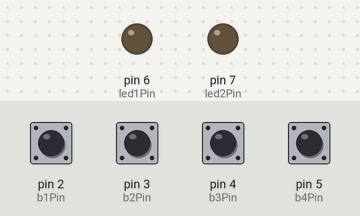
A sketch run on a simulated Arduino Uno, built with avr-gcc and run on an emulated ATmega328P. On the bench: output pins drawn as LEDs (lit = HIGH). The inputs (shaded band) are chosen by the test bench; at power-on: pin 2 (b1Pin), pin 3 (b2Pin), pin 4 (b3Pin), pin 5 (b4Pin) HIGH.

Above: at 1.2 s.
1.3 s: pin 2 (b1Pin) pulled LOW for 0.15 s
At 2.7 s:
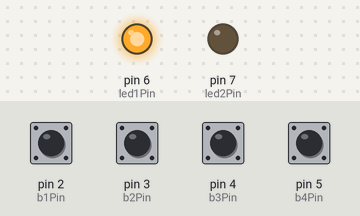
3.0 s: pin 5 (b4Pin) pulled LOW for 0.15 s
At 4.1 s:
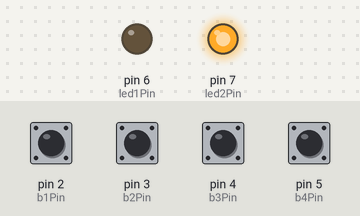
4.7 s: pin 5 (b4Pin) pulled LOW for 1 s
At 5.4 s:
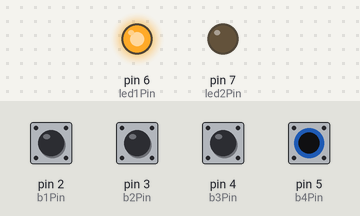
7.2 s: pin 4 (b3Pin) pulled LOW for 0.15 s
At 8.5 s:
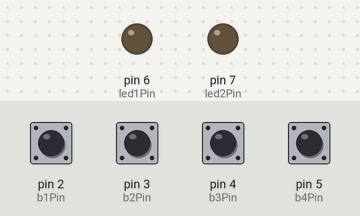
Timing chart, 0 to 9.9 s (numbered marks = the images above; inputs shaded):
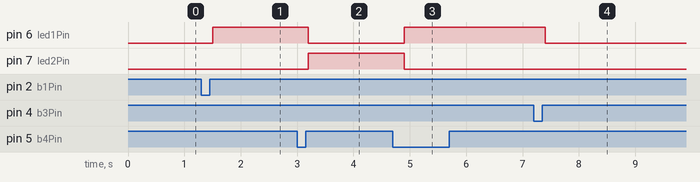

Measured:
- after the input at 1.3 s, pin 6 (led1Pin): LOW → HIGH after 0.20 s
- after the input at 3.0 s, pin 6 (led1Pin): HIGH → LOW after 0.20 s; pin 7 (led2Pin): LOW → HIGH after 0.20 s
- after the input at 4.7 s, pin 6 (led1Pin): LOW → HIGH after 0.20 s; pin 7 (led2Pin): HIGH → LOW after 0.20 s
- after the input at 7.2 s, pin 6 (led1Pin): HIGH → LOW after 0.20 s

The sketch:

KODA.ino
```cpp
const int led1Pin = 6;
const int led2Pin = 7;
const int b1Pin = 2;
const int b2Pin = 3;
const int b3Pin = 4;
const int b4Pin = 5;

bool led1State = false;
bool led2State = false;

bool lastB1 = HIGH;
bool lastB2 = HIGH;
bool lastB3 = HIGH;
bool lastB4 = HIGH;

void setup() {
  pinMode(led1Pin, OUTPUT);
  pinMode(led2Pin, OUTPUT);

  pinMode(b1Pin, INPUT_PULLUP);
  pinMode(b2Pin, INPUT_PULLUP);
  pinMode(b3Pin, INPUT_PULLUP);
  pinMode(b4Pin, INPUT_PULLUP);

  digitalWrite(led1Pin, LOW);
  digitalWrite(led2Pin, LOW);
}

void loop() {
  bool b1 = digitalRead(b1Pin);
  bool b2 = digitalRead(b2Pin);
  bool b3 = digitalRead(b3Pin);
  bool b4 = digitalRead(b4Pin);

  if (b3 == LOW && lastB3 == HIGH) {
    led1State = false;
    led2State = false;
    delay(200);
  }
  else if (b1 == LOW && lastB1 == HIGH && !led2State) {
    led1State = true;
    led2State = false;
    delay(200);
  }
  else if (b2 == LOW && lastB2 == HIGH && !led1State) {
    led2State = true;
    led1State = false;
    delay(200);
  }
  else if (b4 == LOW && lastB4 == HIGH) {
    if (led1State) {
      led1State = false;
      led2State = true;
    } else if (led2State) {
      led2State = false;
      led1State = true;
    }
    delay(200);
  }

  digitalWrite(led1Pin, led1State ? HIGH : LOW);
  digitalWrite(led2Pin, led2State ? HIGH : LOW);

  lastB1 = b1;
  lastB2 = b2;
  lastB3 = b3;
  lastB4 = b4;
}
```
